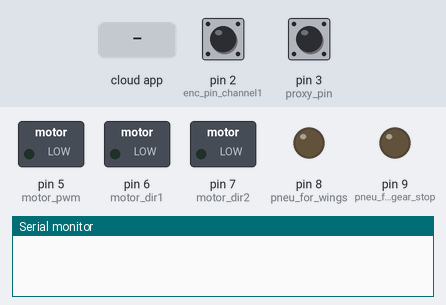
Bench run of a sketch on a simulated Arduino Uno, built with avr-gcc and run on an emulated ATmega328P. Parts: switched loads named in the sketch (green lamp = pin HIGH), output pins drawn as LEDs (lit = HIGH), the last lines printed to the serial monitor. The inputs (shaded band) are chosen by the test bench; at power-on: pin 3 (proxy_pin) LOW, pin 2 (enc_pin_channel1) HIGH. The ROS host is connected and sends only what is stated.

Above: at 1.2 s.
1.3 s: the phone or cloud app sets pin_state to 1
At 2.1 s:
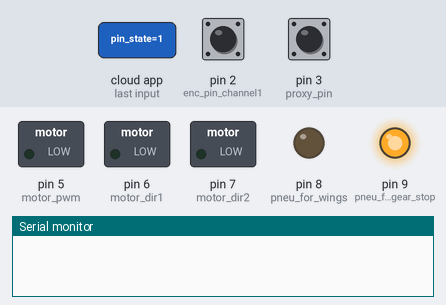
3.0 s: the phone or cloud app sets pin_state to 0
At 4.2 s:
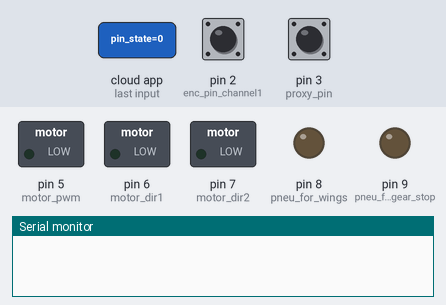
4.7 s: pin 3 (proxy_pin) pulsed HIGH 2 times (0.12 s each, 0.3 s apart)
At 5.13 s:
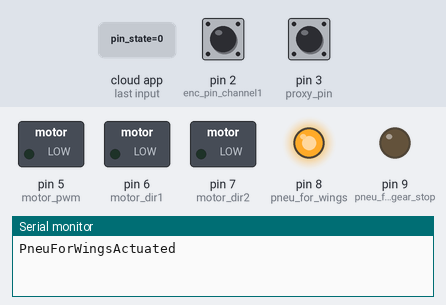
Timing chart, 0 to 7.7 s (numbered marks = the images above; inputs shaded):
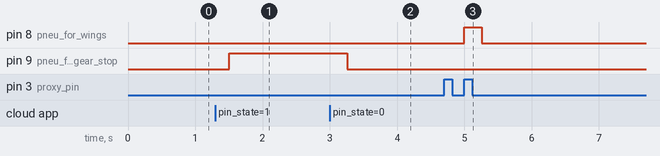

Measured:
- after the input at 1.3 s, pin 9 (pneu_for_gear_stop): LOW → HIGH after 0.20 s
- after the input at 3.0 s, pin 9 (pneu_for_gear_stop): HIGH → LOW after 0.26 s
- after the input at 4.7 s, pin 8 (pneu_for_wings): LOW → HIGH after 0.30 s, → LOW 0.26 s later

The sketch:

arrow_throw_using_ros.ino
```cpp
#include <ros.h>
#include <std_msgs/UInt16.h>
#include <std_msgs/UInt8.h>
#define enc_pin_channel1 2
#define proxy_pin 3
#define motor_pwm 5
#define motor_dir1 6
#define motor_dir2 7
#define pneu_for_wings 8
#define pneu_for_gear_stop 9
#define BV_(x,y) (x>>y)
uint8_t value=21;
ros::NodeHandle  nh;
std_msgs::UInt16 encCount;
std_msgs::UInt8 proxyStateCount;
std_msgs::UInt8 State;
//state defines 0,0,0,angle_state,motor_dir1,motor_dir2,pneu_for_wings,pneu_for_gear_stop
void messageCb(const std_msgs::UInt8& state) {
  // perform operation on motor and pneumatic
  State.data=state.data;
}
ros::Publisher encoder("pulse_count", &encCount);
ros::Subscriber<std_msgs::UInt8 > sub("pin_state", &messageCb);
void setup() {

  pinMode(enc_pin_channel1, INPUT_PULLUP);
  attachInterrupt(digitalPinToInterrupt(enc_pin_channel1), ISR_for_encoder, RISING);
  pinMode(proxy_pin, INPUT);
  attachInterrupt(digitalPinToInterrupt(proxy_pin), ISR_for_proxy, RISING);

  pinMode(motor_pwm, OUTPUT);
  pinMode(motor_dir1, OUTPUT);
  pinMode(motor_dir2, OUTPUT);

  pinMode(pneu_for_wings, OUTPUT);
  pinMode(pneu_for_gear_stop, OUTPUT);
  Serial.begin(57600);
  nh.initNode();
  nh.advertise(encoder);
  nh.subscribe(sub);
  encCount.data = 0;
  proxyStateCount.data = 0;
}

void loop() {
   encoder.publish(&encCount);
   nh.spinOnce();
    delay(100);
  if (BV_(State.data, 4) & 1)
  {
    digitalWrite(motor_dir1, BV_(State.data, 3) & 1);
    digitalWrite(motor_dir2, BV_(State.data, 2) & 1);
    analogWrite(motor_pwm, 150);
    delay(100);
    digitalWrite(pneu_for_gear_stop, BV_(State.data, 0) & 1);
    Serial.println("yes");
  }
  else
  {
    digitalWrite(motor_dir1, BV_(State.data, 3) & 1);
    digitalWrite(motor_dir2, BV_(State.data, 2) & 1);
    analogWrite(motor_pwm, 0);
    digitalWrite(pneu_for_gear_stop, BV_(State.data, 0) & 1);
    delay(250);
    digitalWrite(pneu_for_wings, BV_(State.data, 1) & 1);
  }
}
void ISR_for_proxy()
{
  proxyStateCount.data++;
  if (proxyStateCount.data == 2)
  {
    Serial.println("PneuForWingsActuated");
    digitalWrite(pneu_for_wings, HIGH);
    proxyStateCount.data = 0;

  }
}
void ISR_for_encoder()
{
  encCount.data++;
  if (proxyStateCount.data == 1)
  {
    encCount.data = 0;
    Serial.println("EncoderValueStartedCounting");
  }

}
```
